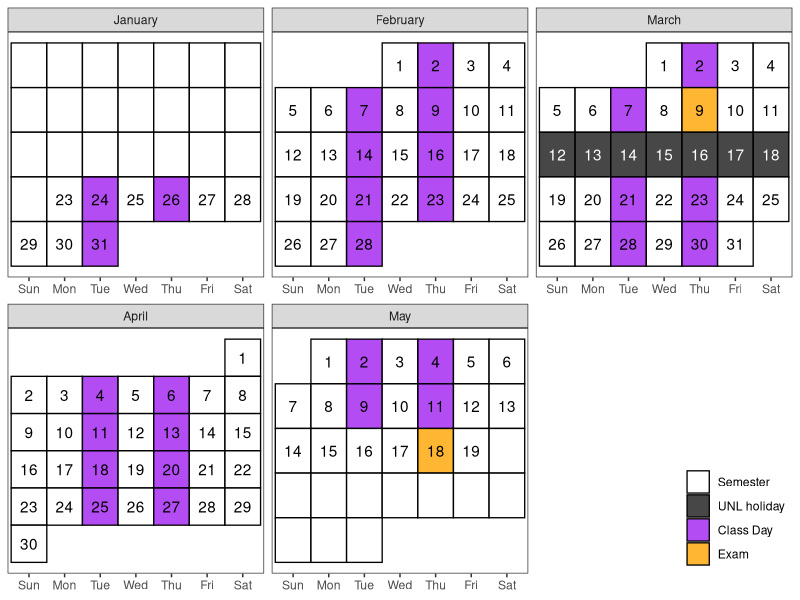

Reproduce this figure in R.

library(tidyverse)
library(lubridate)

# Create a calendar for your syllabus ----
# Source: http://svmiller.com/blog/2020/08/a-ggplot-calendar-for-your-semester/

# 1) what is the first Monday of the semester?
# Any number of ways to identify dates in R, but we'll use {lubridate} and the ymd() function here.
# Format: YYYYMMDD. In this example, 4 January 2022.

# Weekday(s) of class
class_wdays <- c("Tue", "Thu")

# Spring Break was 13 March 2022 to 20 March 2022.
not_here_dates <- c(
  # ymd("20220117"),
  # Spring Break
  seq(ymd(20230312),ymd(20230318), by=1))

# You can adjust this as you see fit. Basically: add assignment types (e.g. papers, quizzes).
# My intro class was fairly simple: just exams.
exam_dates <- c(ymd(20230309), ymd(20230518))

# What are the full dates of the semester? Here, I'll exclude exam week as I like to do.
# In this case: 6 January to 23 April
semester_dates <- seq(ymd(20230123), ymd(20230519), by=1)

exam_week <- seq(ymd(20230515), ymd(20230519), by = 1)

# Custom function for treating the first day of the month as the first week
# of the month up until the first Sunday (unless Sunday was the start of the month)
wom <- function(date) {
  first <- wday(as.Date(paste(year(date),month(date),1,sep="-")))
  return((mday(date)+(first-2)) %/% 7+1)
}

# Create a data frame of dates, assign to Cal
Cal <- tibble(date = seq(ymd(20230101), ymd(20230530), by=1))  %>%
  mutate(mon = lubridate::month(date, label=T, abbr=F), # get month label
         wkdy = weekdays(date, abbreviate=T), # get weekday label
         wkdy = fct_relevel(wkdy, "Sun", "Mon", "Tue", "Wed", "Thu","Fri","Sat"), # make sure Sunday comes first
         semester = date %in% semester_dates, # is date part of the semester?
         exams = date %in% exam_dates, # is it an exam?
         not_here = date %in% not_here_dates, # is it a day off?
         exam_wk = date %in% exam_week,
         day = lubridate::mday(date), # get day of month to add later as a label
         # Below: our custom wom() function
         week = wom(date))

# Create a category variable, for filling.
# I can probably make this a case_when(), but this will work.

Cal <- Cal %>%
  mutate(category = case_when(
    exams ~ "Exam",
    not_here ~ "UNL holiday",
    semester & wkdy %in% class_wdays & !not_here & !exam_wk ~ "Class Day",
    semester ~ "Semester",
    TRUE ~ "NA"
  ))
# mutate(category = NA,
#        category = ifelse(semester == 1, "Semester", category),
#        category = ifelse(semester == 1 & wkdy %in% c("Wed"), "Class Day", category),
#        category = ifelse(exams == 1, "Exams", category),
#        category = ifelse(is.na(category) | (semester == 1 & not_here == 1), "NA", category)) -> Cal

class_cal <- Cal %>%
  ggplot(.,aes(wkdy, week)) +
  theme_bw() +
  theme(panel.grid.major.x = element_blank(),
        legend.position = c(1, 0), legend.justification = c(1,0), legend.direction = "vertical", legend.title = element_blank(),
        axis.title.y = element_blank(), axis.title.x = element_blank(), axis.ticks.y = element_blank(), axis.text.y = element_blank()) +
  # geom_tile and facet_wrap will do all the heavy lifting
  geom_tile(alpha=0.8, aes(fill=category), color="black", linewidth=.45) +
  facet_wrap(~mon, scales = "free", ncol=3) +
  # fill in tiles to make it look more "calendary" (sic)
  geom_text(aes(label=day, color = semester&(!not_here))) +
  # put your y-axis down, flip it, and reverse it
  scale_y_reverse(breaks=NULL) +
  # manually fill scale colors to something you like...
  scale_color_manual(values = c("FALSE" = "white", "TRUE" = "black"), guide = "none") +
  scale_fill_manual(values=c("Class Day"="purple",
                             "Semester"="white",
                             "UNL holiday" = "grey10",
                             "NA" = "white", # I like these whited out...
                             "Exam"="orange"),
                    #... but also suppress a label for a non-class semester day
                    breaks=c("Semester", "UNL holiday", "Class Day","Exam"))
# class_cal

exam_days <- filter(Cal, category == "Exam") %>%
  mutate(topic = c("Midterm", "Final"),
         time = c("In Class", "1-3 pm"))

class_days <- filter(Cal, category == "Class Day") %>%
  mutate(topic = c(
    "Getting Started",
    "Version Control",
    "Review: General Programming",
    "Review: General Programming",
    "Data Input",
    "Data Input",
    "Data Visualization",
    "Data Visualization",
    "Data Verbs",
    "Data Verbs",
    "Data Cleaning",
    "Data Cleaning",
    "Strings",
    "Reshaping Data",
    "Reshaping Data",
    "Joining Data",
    "Joining Data",
    "Dates and Times",
    "Dates and Times",
    "Lists",
    "Lists",
    "Spatial Data",
    "Spatial Data",
    "Special Topics",
    "Special Topics",
    "Special Topics",
    "Special Topics",
    "Special Topics",
    "Special Topics")) %>%
  bind_rows(exam_days) %>%
  arrange(date)
